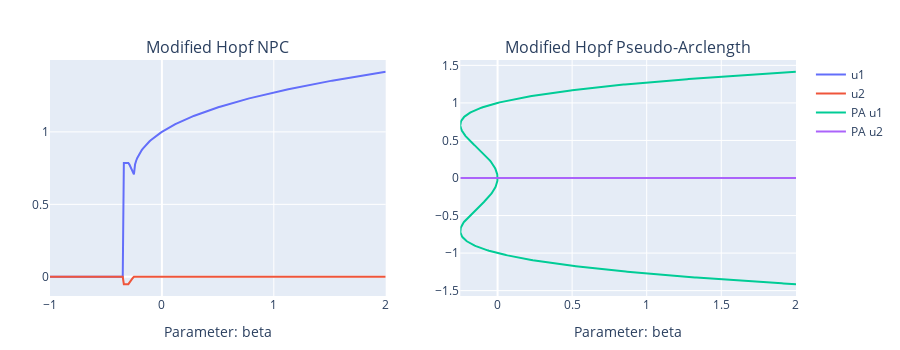

Notebook source saved alongside this figure:
### Markdown cell above
Note that it is possible to add titles to the plots by passing keyword arguments to the Plotly layout function inside of `plot_continuation`. We can make a second plot for the modified Hopf normal form, which is 4th order:

### Code cell
modified_hopf_npc_plot = plot_continuation(
    hopf2d_modified,
    [1 1],
    6,
    "beta",
    2:-0.01:-1,
    method = "npc",
    title = "Modified Hopf NPC",
)
modified_hopf_pa_plot = plot_continuation(
    hopf2d_modified,
    [1 1],
    6,
    "beta",
    2:-0.01:-1,
    method = "pa",
    title = "Modified Hopf Pseudo-Arclength",
    labels = ["PA u1", "PA u2"],
)

modified_hopf_plot = [modified_hopf_npc_plot modified_hopf_pa_plot]
relayout!(modified_hopf_plot, width=900, height=350)
modified_hopf_plot

### Figure 1 — Plotly figure (JSON) as saved in the notebook; plotly's stock layout.template omitted (floating-point values rounded to 4 significant figures; data arrays with more than 128 entries replaced by an {"elided": "..."} marker saying what was removed)
{"data": [{"mode": "lines", "name": "u1", "type": "scatter", "x": {"elided": "301 float values"}, "xaxis": "x1", "y": {"elided": "301 float values"}, "yaxis": "y1"}, {"mode": "lines", "name": "u2", "type": "scatter", "x": {"elided": "301 float values"}, "xaxis": "x1", "y": {"elided": "301 float values"}, "yaxis": "y1"}, {"mode": "lines", "name": "PA u1", "type": "scatter", "x": {"elided": "621 float values"}, "xaxis": "x2", "y": {"elided": "621 float values"}, "yaxis": "y2"}, {"mode": "lines", "name": "PA u2", "type": "scatter", "x": {"elided": "621 float values"}, "xaxis": "x2", "y": {"elided": "621 float values"}, "yaxis": "y2"}], "layout": {"annotations": [{"font": {"size": 16}, "showarrow": false, "text": "Modified Hopf NPC", "x": 0.225, "xanchor": "center", "xref": "paper", "y": 1, "yanchor": "bottom", "yref": "paper"}, {"font": {"size": 16}, "showarrow": false, "text": "Modified Hopf Pseudo-Arclength", "x": 0.775, "xanchor": "center", "xref": "paper", "y": 1, "yanchor": "bottom", "yref": "paper"}], "height": 350, "margin": {"b": 50, "l": 50, "r": 50, "t": 60}, "width": 900, "xaxis1": {"anchor": "y1", "domain": [0, 0.45], "title": {"text": "Parameter: beta"}}, "xaxis2": {"anchor": "y2", "domain": [0.55, 1], "title": {"text": "Parameter: beta"}}, "yaxis1": {"anchor": "x1", "domain": [0, 1]}, "yaxis2": {"anchor": "x2", "domain": [0, 1]}}}
